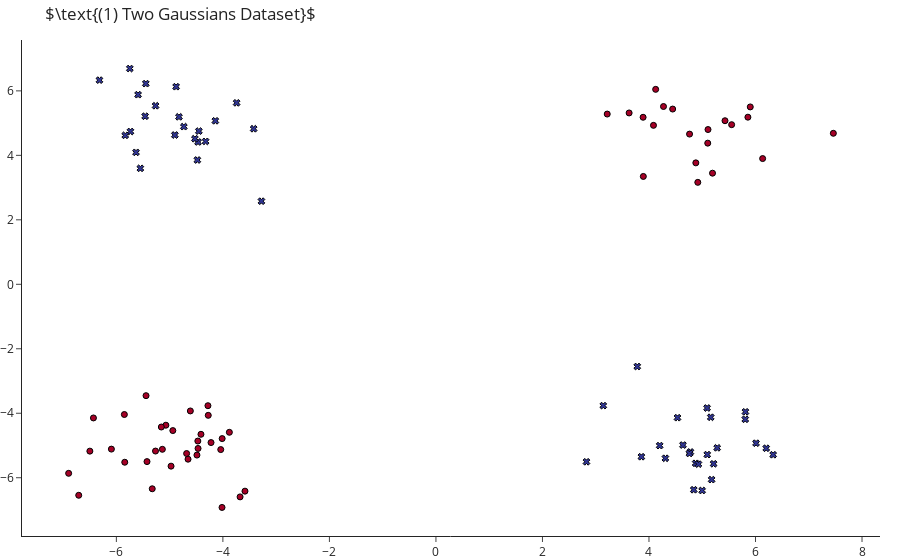

Notebook source saved alongside this figure:
### Markdown cell above
## Generate Data Scenario
To load the desired dataset call corresponding function

### Code cell
np.random.seed(1)
m = 250
symbols = np.array(["circle", "x"])

def triangle():
    x = np.random.uniform(low=-5, high=5, size=(m, 2))
    return (x, np.array(x[:,0] < x[:,1], dtype=np.int)), "Linear Separation"
    
def circular(radius=9):
    x = np.random.uniform(low=-5, high=5, size=(m, 2))
    return (x, np.array(x[:,0]**2 + x[:,1]**2 <= radius, dtype=np.int)), "Circle"

def rectangles():
    x = np.random.uniform(low=-5, high=5, size=(m, 2))
    return (x, np.array( ((-5 <= x[:,0]) & (x[:,0] <= 0) & (-4 <= x[:,1]) & (x[:, 1] <= 0)) |
                         ((1 <= x[:,0])  & (x[:,0] <= 5) & (-1 <= x[:,1]) & (x[:, 1] <= 4)), dtype=np.int)), \
    "Two Rectangles"

def gaussians(p=.5):
    mu, cov = np.array([[-2,-2], [2,1]]), np.array([[[.6, .4], [.4, .6]], [[1.4, -0.9], [-0.9, .6 ]]])
    
    x, y = [], []
    for _ in range(m):
        y.append(int(np.random.uniform() <= p))
        x.append(np.random.multivariate_normal(mu[y[-1]], cov[y[-1]]))
    return (np.array(x), np.array(y)), "Two Gaussians"


def gaussians_non_linear():
    mu = [np.array([-5,-5]), np.array([-5,5]), np.array([5,-5]), np.array([5,5])]
    
    x, y = [], []
    for _m in range(m):
        y.append(int(np.random.choice([0,1,2,3])))
        x.append(mu[y[-1]] + np.random.multivariate_normal([0,0], [[1,0],[0,1]]))
    
    y = np.array(y)   
    return (np.array(x), np.logical_or(y == 1, y == 2).astype(int)), "Four Gaussians Two Classes"

def moons():
    return make_moons(n_samples=m, noise=0.2, random_state=0), "Moons"


# To load different datasets replace `triangle()` with one of the other possible datasets
(X, y), title = test()
lims = np.array([X.min(axis=0), X.max(axis=0)]).T + np.array([-.2, .2])

go.Figure(data=[go.Scatter(x=X[:,0], y=X[:,1], mode="markers", showlegend=False,
                           marker=dict(color=y, symbol=symbols[y], line=dict(color="black", width=1),
                                       colorscale=[custom[0], custom[-1]]))], 
          layout=go.Layout(title= rf"$\text{{(1) {title} Dataset}}$")).show()

### Figure 1 — Plotly figure (JSON) as saved in the notebook; plotly's stock layout.template omitted (floating-point values rounded to 4 significant figures)
{"data": [{"marker": {"color": [1, 0, 1, 0, 1, 0, 0, 0, 1, 0, 1, 0, 1, 0, 0, 1, 1, 0, 0, 1, 0, 0, 0, 1, 0, 0, 1, 0, 1, 0, 0, 1, 0, 1, 1, 1, 1, 1, 0, 1, 0, 0, 1, 1, 0, 0, 1, 0, 1, 0, 0, 0, 0, 0, 1, 1, 0, 0, 1, 1, 0, 0, 0, 0, 0, 0, 0, 0, 0, 1, 0, 0, 0, 0, 1, 1, 1, 1, 1, 1, 0, 0, 1, 1, 1, 0, 1, 0, 1, 1, 1, 1, 1, 1, 1, 0, 1, 1, 0, 1], "colorscale": [[0, "rgb(165,0,38)"], [1, "rgb(49,54,149)"]], "line": {"color": "black", "width": 1}, "symbol": ["x", "circle", "x", "circle", "x", "circle", "circle", "circle", "x", "circle", "x", "circle", "x", "circle", "circle", "x", "x", "circle", "circle", "x", "circle", "circle", "circle", "x", "circle", "circle", "x", "circle", "x", "circle", "circle", "x", "circle", "x", "x", "x", "x", "x", "circle", "x", "circle", "circle", "x", "x", "circle", "circle", "x", "circle", "x", "circle", "circle", "circle", "circle", "circle", "x", "x", "circle", "circle", "x", "x", "circle", "circle", "circle", "circle", "circle", "circle", "circle", "circle", "circle", "x", "circle", "circle", "circle", "circle", "x", "x", "x", "x", "x", "x", "circle", "circle", "x", "x", "x", "circle", "x", "circle", "x", "x", "x", "x", "x", "x", "x", "circle", "x", "x", "circle", "x"]}, "mode": "markers", "showlegend": false, "type": "scatter", "x": [-5.55, 3.894, 4.535, -4.681, -4.142, 3.89, -4.275, 6.134, -4.825, -4.466, -5.631, 5.902, -4.902, -5.85, 4.085, 4.308, -5.264, 5.103, 5.193, -5.747, -4.654, 5.857, -4.04, 3.857, -4.016, -4.412, -6.318, -4.487, 4.201, -5.07, -5.156, 5.16, 4.445, 6.01, -3.422, 4.778, 4.841, 5.807, -4.973, -4.878, -5.265, -4.94, -5.592, -5.447, -5.443, 4.762, 5.094, 3.627, 4.759, 5.428, 4.125, -3.879, -4.281, 7.462, -3.276, 3.142, -6.093, -3.586, -5.735, -4.479, -4.611, 5.108, 4.272, -4.471, -5.843, -4.223, -3.677, -5.136, 5.552, -5.834, 3.216, -4.014, -6.896, 4.916, -4.733, 6.331, -4.324, -4.467, 4.876, 5.281, -5.425, -6.43, -5.46, 5.811, 2.826, -6.707, 5.176, -5.326, 4.638, 5.091, 4.929, 3.78, -3.742, -4.525, 5.213, 4.88, 6.201, -4.451, -6.498, 4.998], "y": [3.597, 3.345, -4.138, -5.249, 5.071, 5.181, -4.065, 3.9, 5.194, -5.092, 4.093, 5.502, 4.631, -4.039, 4.93, -5.397, 5.538, 4.378, 3.447, 6.692, -5.426, 5.184, -5.127, -5.349, -6.922, -4.653, 6.333, -5.298, -5.004, -4.37, -4.428, -4.124, 5.436, -4.929, 4.825, -5.201, -6.373, -4.187, -5.641, 6.129, -5.173, -4.538, 5.882, 6.225, -3.454, 4.659, -5.283, 5.315, -5.248, 5.074, 6.047, -4.591, -3.766, 4.684, 2.578, -3.764, -5.113, -6.417, 4.739, 3.856, -3.929, 4.8, 5.515, -4.862, -5.52, -4.91, -6.594, -5.119, 4.952, 4.621, 5.281, -4.786, -5.864, 3.162, 4.89, -5.287, 4.432, 4.415, -5.553, -5.073, -5.501, -4.146, 5.213, -3.956, -5.506, -6.545, -6.059, -6.343, -4.987, -3.838, -5.579, -2.551, 5.628, 4.515, -5.568, 3.767, -5.086, 4.752, -5.175, -6.397]}], "layout": {"title": {"text": "$\\text{(1) Two Gaussians Dataset}$"}}}
